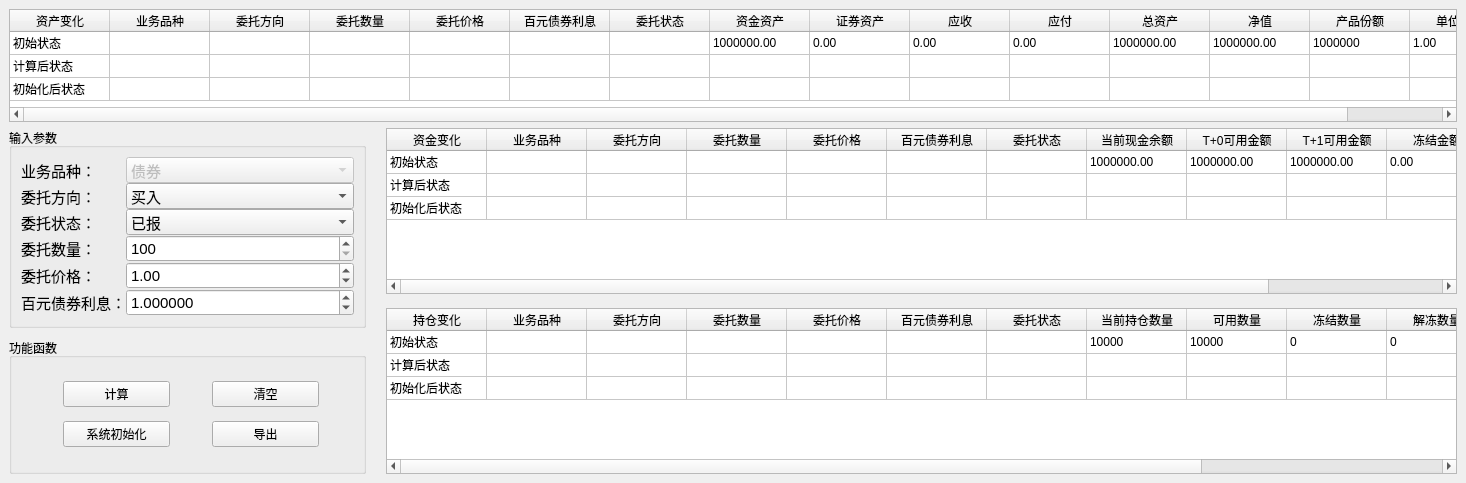
<?xml version="1.0" encoding="UTF-8"?>
<ui version="4.0">
 <class>EnableTool</class>
 <widget class="QMainWindow" name="EnableTool">
  <property name="geometry">
   <rect>
    <x>0</x>
    <y>0</y>
    <width>1466</width>
    <height>483</height>
   </rect>
  </property>
  <property name="windowTitle">
   <string>债券买卖</string>
  </property>
  <property name="windowIcon">
   <iconset resource="ICON.qrc">
    <normaloff>:/En/En.ico</normaloff>:/En/En.ico</iconset>
  </property>
  <property name="styleSheet">
   <string notr="true"/>
  </property>
  <property name="tabShape">
   <enum>QTabWidget::Triangular</enum>
  </property>
  <property name="dockNestingEnabled">
   <bool>false</bool>
  </property>
  <property name="unifiedTitleAndToolBarOnMac">
   <bool>false</bool>
  </property>
  <widget class="QWidget" name="centralWidget">
   <layout class="QGridLayout" name="gridLayout_3" columnstretch="1,0,3">
    <property name="rightMargin">
     <number>9</number>
    </property>
    <property name="horizontalSpacing">
     <number>0</number>
    </property>
    <property name="verticalSpacing">
     <number>6</number>
    </property>
    <item row="2" column="1">
     <spacer name="horizontalSpacer">
      <property name="orientation">
       <enum>Qt::Horizontal</enum>
      </property>
      <property name="sizeType">
       <enum>QSizePolicy::Fixed</enum>
      </property>
      <property name="sizeHint" stdset="0">
       <size>
        <width>10</width>
        <height>20</height>
       </size>
      </property>
     </spacer>
    </item>
    <item row="0" column="0" colspan="3">
     <widget class="QTableWidget" name="tableWidgetAsset">
      <property name="mouseTracking">
       <bool>true</bool>
      </property>
      <property name="focusPolicy">
       <enum>Qt::WheelFocus</enum>
      </property>
      <property name="toolTip">
       <string/>
      </property>
      <property name="styleSheet">
       <string notr="true"/>
      </property>
      <property name="gridStyle">
       <enum>Qt::SolidLine</enum>
      </property>
      <property name="wordWrap">
       <bool>true</bool>
      </property>
      <property name="cornerButtonEnabled">
       <bool>true</bool>
      </property>
      <attribute name="horizontalHeaderVisible">
       <bool>true</bool>
      </attribute>
      <attribute name="horizontalHeaderCascadingSectionResizes">
       <bool>false</bool>
      </attribute>
      <attribute name="horizontalHeaderHighlightSections">
       <bool>true</bool>
      </attribute>
      <attribute name="horizontalHeaderShowSortIndicator" stdset="0">
       <bool>false</bool>
      </attribute>
      <attribute name="horizontalHeaderStretchLastSection">
       <bool>false</bool>
      </attribute>
      <attribute name="verticalHeaderVisible">
       <bool>false</bool>
      </attribute>
      <attribute name="verticalHeaderDefaultSectionSize">
       <number>23</number>
      </attribute>
      <attribute name="verticalHeaderHighlightSections">
       <bool>true</bool>
      </attribute>
      <attribute name="verticalHeaderMinimumSectionSize">
       <number>20</number>
      </attribute>
      <attribute name="verticalHeaderShowSortIndicator" stdset="0">
       <bool>false</bool>
      </attribute>
      <attribute name="verticalHeaderStretchLastSection">
       <bool>false</bool>
      </attribute>
      <row>
       <property name="text">
        <string>初始状态</string>
       </property>
      </row>
      <row>
       <property name="text">
        <string>计算后状态</string>
       </property>
      </row>
      <row>
       <property name="text">
        <string>系统初始化后状态</string>
       </property>
      </row>
      <column>
       <property name="text">
        <string>资产变化</string>
       </property>
      </column>
      <column>
       <property name="text">
        <string>业务品种</string>
       </property>
      </column>
      <column>
       <property name="text">
        <string>委托方向</string>
       </property>
      </column>
      <column>
       <property name="text">
        <string>委托数量</string>
       </property>
      </column>
      <column>
       <property name="text">
        <string>委托价格</string>
       </property>
      </column>
      <column>
       <property name="text">
        <string>百元债券利息</string>
       </property>
      </column>
      <column>
       <property name="text">
        <string>委托状态</string>
       </property>
      </column>
      <column>
       <property name="text">
        <string>资金资产</string>
       </property>
      </column>
      <column>
       <property name="text">
        <string>证券资产</string>
       </property>
      </column>
      <column>
       <property name="text">
        <string>应收</string>
       </property>
      </column>
      <column>
       <property name="text">
        <string>应付</string>
       </property>
      </column>
      <column>
       <property name="text">
        <string>总资产</string>
       </property>
      </column>
      <column>
       <property name="text">
        <string>净值</string>
       </property>
      </column>
      <column>
       <property name="text">
        <string>产品份额</string>
       </property>
      </column>
      <column>
       <property name="text">
        <string>单位净值</string>
       </property>
      </column>
      <item row="0" column="0">
       <property name="text">
        <string>初始状态</string>
       </property>
      </item>
      <item row="0" column="7">
       <property name="text">
        <string>1000000.00</string>
       </property>
      </item>
      <item row="0" column="8">
       <property name="text">
        <string>0.00</string>
       </property>
      </item>
      <item row="0" column="9">
       <property name="text">
        <string>0.00</string>
       </property>
      </item>
      <item row="0" column="10">
       <property name="text">
        <string>0.00</string>
       </property>
      </item>
      <item row="0" column="11">
       <property name="text">
        <string>1000000.00</string>
       </property>
      </item>
      <item row="0" column="12">
       <property name="text">
        <string>1000000.00</string>
       </property>
      </item>
      <item row="0" column="13">
       <property name="text">
        <string>1000000</string>
       </property>
      </item>
      <item row="0" column="14">
       <property name="text">
        <string>1.00</string>
       </property>
      </item>
      <item row="1" column="0">
       <property name="text">
        <string>计算后状态</string>
       </property>
      </item>
      <item row="2" column="0">
       <property name="text">
        <string>初始化后状态</string>
       </property>
      </item>
     </widget>
    </item>
    <item row="2" column="0">
     <layout class="QVBoxLayout" name="verticalLayout">
      <item>
       <widget class="QGroupBox" name="groupBox">
        <property name="title">
         <string>输入参数</string>
        </property>
        <layout class="QGridLayout" name="gridLayout" columnstretch="1,4">
         <property name="spacing">
          <number>0</number>
         </property>
         <item row="0" column="0">
          <widget class="QLabel" name="label_10">
           <property name="font">
            <font>
             <pointsize>11</pointsize>
            </font>
           </property>
           <property name="text">
            <string>业务品种：</string>
           </property>
          </widget>
         </item>
         <item row="0" column="1">
          <widget class="QComboBox" name="c_stock_type">
           <property name="enabled">
            <bool>false</bool>
           </property>
           <property name="font">
            <font>
             <pointsize>11</pointsize>
            </font>
           </property>
           <property name="styleSheet">
            <string notr="true"/>
           </property>
           <item>
            <property name="text">
             <string>债券</string>
            </property>
           </item>
           <item>
            <property name="text">
             <string>股票</string>
            </property>
           </item>
           <item>
            <property name="text">
             <string>基金</string>
            </property>
           </item>
          </widget>
         </item>
         <item row="1" column="0">
          <widget class="QLabel" name="label_15">
           <property name="font">
            <font>
             <pointsize>11</pointsize>
            </font>
           </property>
           <property name="text">
            <string>委托方向：</string>
           </property>
          </widget>
         </item>
         <item row="1" column="1">
          <widget class="QComboBox" name="c_entrust_direction">
           <property name="font">
            <font>
             <pointsize>11</pointsize>
            </font>
           </property>
           <item>
            <property name="text">
             <string>买入</string>
            </property>
           </item>
           <item>
            <property name="text">
             <string>卖出</string>
            </property>
           </item>
          </widget>
         </item>
         <item row="2" column="0">
          <widget class="QLabel" name="label_12">
           <property name="font">
            <font>
             <pointsize>11</pointsize>
            </font>
           </property>
           <property name="text">
            <string>委托状态：</string>
           </property>
          </widget>
         </item>
         <item row="2" column="1">
          <widget class="QComboBox" name="c_entrust_status">
           <property name="font">
            <font>
             <pointsize>11</pointsize>
            </font>
           </property>
           <item>
            <property name="text">
             <string>已报</string>
            </property>
           </item>
           <item>
            <property name="text">
             <string>已成</string>
            </property>
           </item>
          </widget>
         </item>
         <item row="3" column="0">
          <widget class="QLabel" name="label_13">
           <property name="font">
            <font>
             <pointsize>11</pointsize>
            </font>
           </property>
           <property name="text">
            <string>委托数量：</string>
           </property>
          </widget>
         </item>
         <item row="3" column="1">
          <widget class="QSpinBox" name="c_entrust_amount">
           <property name="font">
            <font>
             <pointsize>11</pointsize>
            </font>
           </property>
           <property name="accelerated">
            <bool>false</bool>
           </property>
           <property name="minimum">
            <number>100</number>
           </property>
           <property name="maximum">
            <number>1000000</number>
           </property>
           <property name="singleStep">
            <number>100</number>
           </property>
           <property name="value">
            <number>100</number>
           </property>
           <property name="displayIntegerBase">
            <number>10</number>
           </property>
          </widget>
         </item>
         <item row="4" column="0">
          <widget class="QLabel" name="label_14">
           <property name="font">
            <font>
             <pointsize>11</pointsize>
            </font>
           </property>
           <property name="text">
            <string>委托价格：</string>
           </property>
          </widget>
         </item>
         <item row="4" column="1">
          <widget class="QDoubleSpinBox" name="c_entrust_price">
           <property name="font">
            <font>
             <pointsize>11</pointsize>
            </font>
           </property>
           <property name="singleStep">
            <double>0.010000000000000</double>
           </property>
           <property name="value">
            <double>1.000000000000000</double>
           </property>
          </widget>
         </item>
         <item row="5" column="0">
          <widget class="QLabel" name="label_11">
           <property name="font">
            <font>
             <pointsize>11</pointsize>
            </font>
           </property>
           <property name="text">
            <string>百元债券利息：</string>
           </property>
          </widget>
         </item>
         <item row="5" column="1">
          <widget class="QDoubleSpinBox" name="c_bond_interest">
           <property name="font">
            <font>
             <pointsize>11</pointsize>
            </font>
           </property>
           <property name="decimals">
            <number>6</number>
           </property>
           <property name="singleStep">
            <double>0.000001000000000</double>
           </property>
           <property name="value">
            <double>1.000000000000000</double>
           </property>
          </widget>
         </item>
        </layout>
       </widget>
      </item>
      <item>
       <spacer name="verticalSpacer_2">
        <property name="orientation">
         <enum>Qt::Vertical</enum>
        </property>
        <property name="sizeType">
         <enum>QSizePolicy::Fixed</enum>
        </property>
        <property name="sizeHint" stdset="0">
         <size>
          <width>20</width>
          <height>10</height>
         </size>
        </property>
       </spacer>
      </item>
      <item>
       <widget class="QGroupBox" name="groupBox_2">
        <property name="title">
         <string>功能函数</string>
        </property>
        <layout class="QGridLayout" name="gridLayout_2" columnstretch="1,0">
         <property name="leftMargin">
          <number>9</number>
         </property>
         <property name="topMargin">
          <number>9</number>
         </property>
         <property name="rightMargin">
          <number>0</number>
         </property>
         <property name="spacing">
          <number>0</number>
         </property>
         <item row="1" column="0">
          <widget class="QPushButton" name="btnInit">
           <property name="maximumSize">
            <size>
             <width>107</width>
             <height>16777215</height>
            </size>
           </property>
           <property name="text">
            <string>系统初始化</string>
           </property>
          </widget>
         </item>
         <item row="1" column="1">
          <widget class="QPushButton" name="btnExport">
           <property name="maximumSize">
            <size>
             <width>107</width>
             <height>16777215</height>
            </size>
           </property>
           <property name="text">
            <string>导出</string>
           </property>
          </widget>
         </item>
         <item row="0" column="1">
          <widget class="QPushButton" name="btnClear">
           <property name="maximumSize">
            <size>
             <width>107</width>
             <height>16777215</height>
            </size>
           </property>
           <property name="text">
            <string>清空</string>
           </property>
          </widget>
         </item>
         <item row="0" column="0">
          <widget class="QPushButton" name="btnCalculate">
           <property name="maximumSize">
            <size>
             <width>107</width>
             <height>16777215</height>
            </size>
           </property>
           <property name="text">
            <string>计算</string>
           </property>
          </widget>
         </item>
        </layout>
       </widget>
      </item>
     </layout>
    </item>
    <item row="2" column="2">
     <layout class="QVBoxLayout" name="verticalLayout_2">
      <item>
       <widget class="QTableWidget" name="tableWidgetCurrent">
        <property name="styleSheet">
         <string notr="true"/>
        </property>
        <attribute name="horizontalHeaderVisible">
         <bool>true</bool>
        </attribute>
        <attribute name="verticalHeaderVisible">
         <bool>false</bool>
        </attribute>
        <attribute name="verticalHeaderDefaultSectionSize">
         <number>23</number>
        </attribute>
        <attribute name="verticalHeaderStretchLastSection">
         <bool>false</bool>
        </attribute>
        <row>
         <property name="text">
          <string>初始状态</string>
         </property>
        </row>
        <row>
         <property name="text">
          <string>计算后状态</string>
         </property>
        </row>
        <row>
         <property name="text">
          <string>系统初始化后状态</string>
         </property>
        </row>
        <column>
         <property name="text">
          <string>资金变化</string>
         </property>
        </column>
        <column>
         <property name="text">
          <string>业务品种</string>
         </property>
        </column>
        <column>
         <property name="text">
          <string>委托方向</string>
         </property>
        </column>
        <column>
         <property name="text">
          <string>委托数量</string>
         </property>
        </column>
        <column>
         <property name="text">
          <string>委托价格</string>
         </property>
        </column>
        <column>
         <property name="text">
          <string>百元债券利息</string>
         </property>
        </column>
        <column>
         <property name="text">
          <string>委托状态</string>
         </property>
        </column>
        <column>
         <property name="text">
          <string>当前现金余额</string>
         </property>
        </column>
        <column>
         <property name="text">
          <string>T+0可用金额</string>
         </property>
        </column>
        <column>
         <property name="text">
          <string>T+1可用金额</string>
         </property>
        </column>
        <column>
         <property name="text">
          <string>冻结金额</string>
         </property>
        </column>
        <column>
         <property name="text">
          <string>解冻金额</string>
         </property>
        </column>
        <item row="0" column="0">
         <property name="text">
          <string>初始状态</string>
         </property>
        </item>
        <item row="0" column="7">
         <property name="text">
          <string>1000000.00</string>
         </property>
        </item>
        <item row="0" column="8">
         <property name="text">
          <string>1000000.00</string>
         </property>
        </item>
        <item row="0" column="9">
         <property name="text">
          <string>1000000.00</string>
         </property>
        </item>
        <item row="0" column="10">
         <property name="text">
          <string>0.00</string>
         </property>
        </item>
        <item row="0" column="11">
         <property name="text">
          <string>0.00</string>
         </property>
        </item>
        <item row="1" column="0">
         <property name="text">
          <string>计算后状态</string>
         </property>
        </item>
        <item row="2" column="0">
         <property name="text">
          <string>初始化后状态</string>
         </property>
        </item>
       </widget>
      </item>
      <item>
       <spacer name="verticalSpacer_4">
        <property name="orientation">
         <enum>Qt::Vertical</enum>
        </property>
        <property name="sizeHint" stdset="0">
         <size>
          <width>20</width>
          <height>40</height>
         </size>
        </property>
       </spacer>
      </item>
      <item>
       <widget class="QTableWidget" name="tableWidgetStock">
        <property name="styleSheet">
         <string notr="true"/>
        </property>
        <property name="sortingEnabled">
         <bool>true</bool>
        </property>
        <property name="cornerButtonEnabled">
         <bool>true</bool>
        </property>
        <attribute name="verticalHeaderVisible">
         <bool>false</bool>
        </attribute>
        <attribute name="verticalHeaderDefaultSectionSize">
         <number>23</number>
        </attribute>
        <attribute name="verticalHeaderStretchLastSection">
         <bool>false</bool>
        </attribute>
        <row>
         <property name="text">
          <string>初始状态</string>
         </property>
        </row>
        <row>
         <property name="text">
          <string>计算后状态</string>
         </property>
        </row>
        <row>
         <property name="text">
          <string>系统初始化后状态</string>
         </property>
        </row>
        <column>
         <property name="text">
          <string>持仓变化</string>
         </property>
        </column>
        <column>
         <property name="text">
          <string>业务品种</string>
         </property>
        </column>
        <column>
         <property name="text">
          <string>委托方向</string>
         </property>
        </column>
        <column>
         <property name="text">
          <string>委托数量</string>
         </property>
        </column>
        <column>
         <property name="text">
          <string>委托价格</string>
         </property>
        </column>
        <column>
         <property name="text">
          <string>百元债券利息</string>
         </property>
        </column>
        <column>
         <property name="text">
          <string>委托状态</string>
         </property>
        </column>
        <column>
         <property name="text">
          <string>当前持仓数量</string>
         </property>
        </column>
        <column>
         <property name="text">
          <string>可用数量</string>
         </property>
        </column>
        <column>
         <property name="text">
          <string>冻结数量</string>
         </property>
        </column>
        <column>
         <property name="text">
          <string>解冻数量</string>
         </property>
        </column>
        <column>
         <property name="text">
          <string>成本价</string>
         </property>
        </column>
        <column>
         <property name="text">
          <string>成本</string>
         </property>
        </column>
        <item row="0" column="0">
         <property name="text">
          <string>初始状态</string>
         </property>
        </item>
        <item row="0" column="7">
         <property name="text">
          <string>10000</string>
         </property>
        </item>
        <item row="0" column="8">
         <property name="text">
          <string>10000</string>
         </property>
        </item>
        <item row="0" column="9">
         <property name="text">
          <string>0</string>
         </property>
        </item>
        <item row="0" column="10">
         <property name="text">
          <string>0</string>
         </property>
        </item>
        <item row="0" column="11">
         <property name="text">
          <string>100</string>
         </property>
        </item>
        <item row="0" column="12">
         <property name="text">
          <string>1000000</string>
         </property>
        </item>
        <item row="1" column="0">
         <property name="text">
          <string>计算后状态</string>
         </property>
        </item>
        <item row="2" column="0">
         <property name="text">
          <string>初始化后状态</string>
         </property>
        </item>
       </widget>
      </item>
     </layout>
    </item>
    <item row="1" column="2">
     <spacer name="verticalSpacer_3">
      <property name="orientation">
       <enum>Qt::Vertical</enum>
      </property>
      <property name="sizeHint" stdset="0">
       <size>
        <width>20</width>
        <height>40</height>
       </size>
      </property>
     </spacer>
    </item>
    <item row="3" column="0">
     <spacer name="verticalSpacer">
      <property name="orientation">
       <enum>Qt::Vertical</enum>
      </property>
      <property name="sizeHint" stdset="0">
       <size>
        <width>20</width>
        <height>40</height>
       </size>
      </property>
     </spacer>
    </item>
    <item row="1" column="1">
     <spacer name="verticalSpacer_5">
      <property name="orientation">
       <enum>Qt::Vertical</enum>
      </property>
      <property name="sizeHint" stdset="0">
       <size>
        <width>20</width>
        <height>40</height>
       </size>
      </property>
     </spacer>
    </item>
   </layout>
  </widget>
 </widget>
 <resources>
  <include location="ICON.qrc"/>
 </resources>
 <connections/>
</ui>
